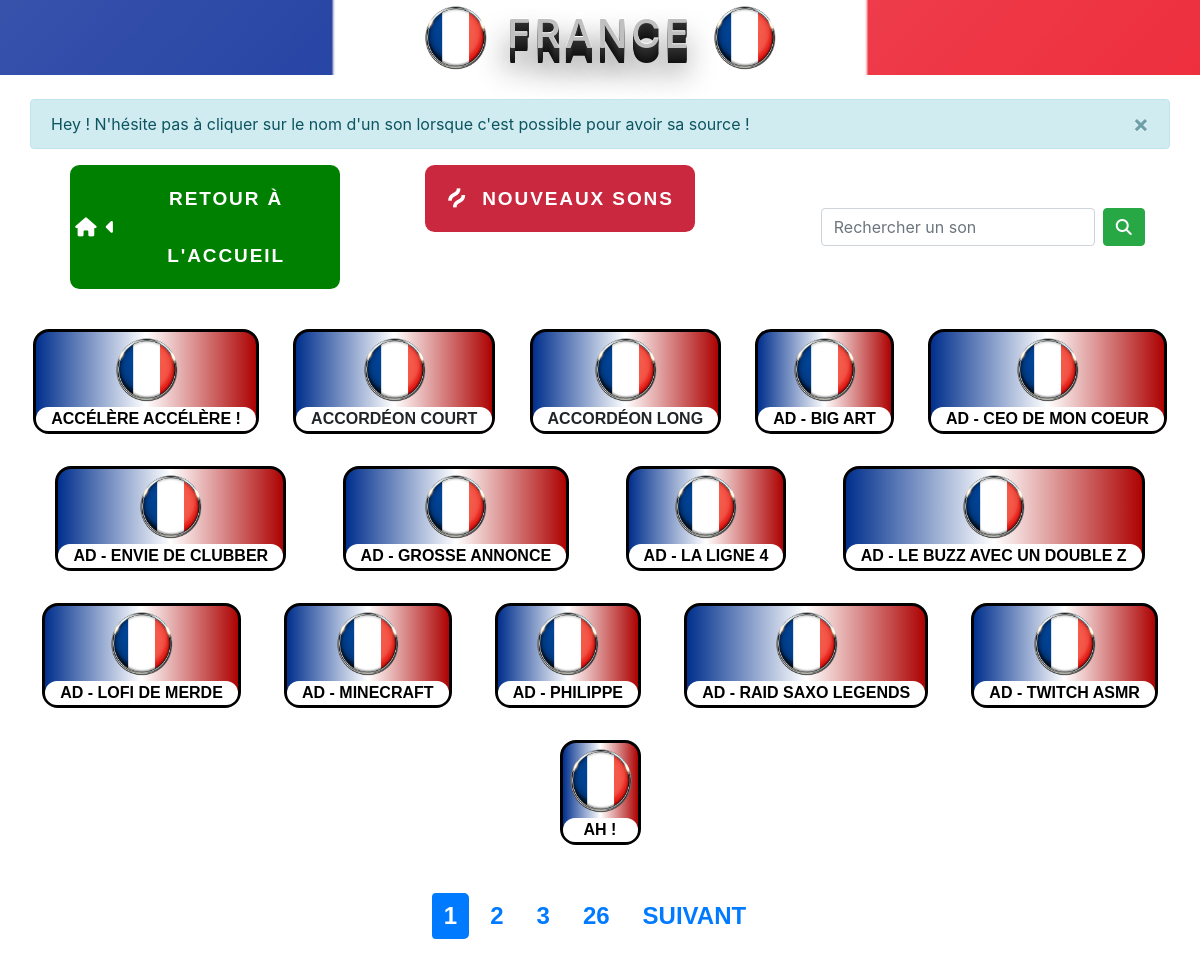
Page /fr/soundfr.php on the earlier database version.
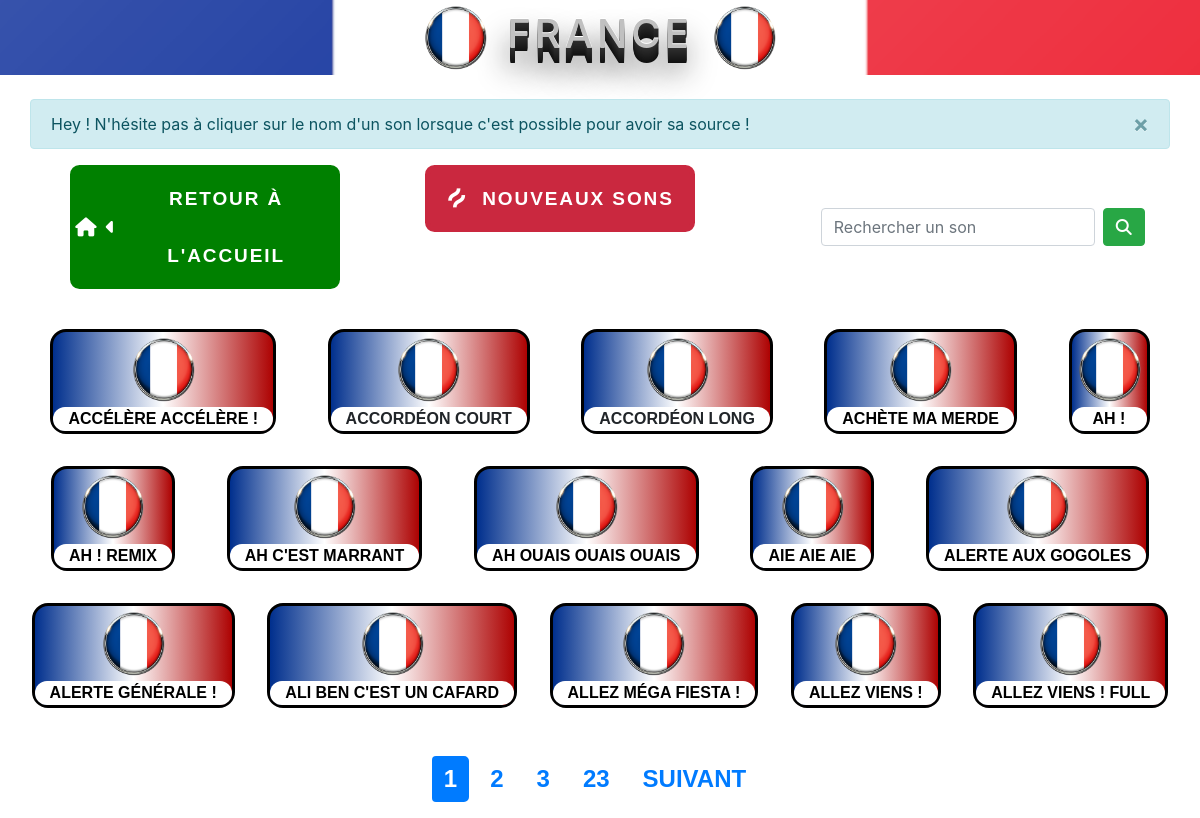
Same page on the later database version.
### tables this page shows
CREATE TABLE `soundfr` (
  `ID` int(10) UNSIGNED NOT NULL,
  `Nom` varchar(255) NOT NULL,
  `Son` varchar(255) NOT NULL,
  `keywords` text NOT NULL,
  `source` text NOT NULL
);

### fr/soundfr.php (the view, shortened to what this page needs)
<?php
$pdo =new PDO('mysql:host=localhost; dbname=sbp; charset=utf8','root','');
if(!$pdo){
		echo "Erreur de connexion à la base de données.";
}
else{
$pdo->setAttribute(PDO::ATTR_ERRMODE, PDO::ERRMODE_EXCEPTION);
	$page = isset($_GET['page']) ? (int)$_GET['page'] : 1;
	$perPage = 15;
	$beggin = ($page > 1) ? ($page * $perPage) - $perPage : 0;
	$nom = $pdo->prepare("SELECT SQL_CALC_FOUND_ROWS Nom, Son, source FROM soundfr ORDER BY Nom ASC LIMIT {$beggin} , {$perPage}");
	$nom->execute();
	$nomfinal= $nom->fetchAll(PDO::FETCH_ASSOC);
	$total = $pdo->query("SELECT FOUND_ROWS() as total ")->fetch()['total'] ;
	$pages = ceil($total / $perPage);
}
	$n = 1;
	if($page <1 || $page > $pages){
		header('Location:../404.html');
}
else{
?>
<!DOCTYPE html>
<html lang="fr">
<head>
	<link
			rel="stylesheet"
			href="https://stackpath.bootstrapcdn.com/bootstrap/4.4.1/css/bootstrap.min.css"
		/>
		<link rel="stylesheet" href="../css/style.css" />
			<link rel="stylesheet" href="../css/fr.css">
</head>
<body>
	<header class="pgtitle">
			<h1 class="sndtitle" id="sndfr"><img src="../img/france-1524418_6402.png" height="75" width="75"> FRANCE <img src="../img/france-1524418_6402.png" height="75" width="75"></h1>
		</header>
		<nav>
		<div class="alert alert-info alert-dismissible fade show container" role="alert">
						Hey ! N'hésite pas à cliquer sur le nom d'un son lorsque c'est possible pour avoir sa source !
						<button type="button" class="close" data-dismiss="alert" aria-label="Close">
							<span aria-hidden="true">&times;</span>
						</button>
					</div>
			<div id="navbox">
				<div class="col-md-3 col-sm-10">
					<div>
						<ul class="btns">
							<a href="../index.html">
								<li class="btnmain acc">
									<i class="fas fa-home"></i>	&nbsp;
									<i class="fas fa-caret-left"></i>
										Retour à l'accueil
								</li>
							</a>
					 	</ul>
					</div>
				</div>
				<div class= "col-md-3 col-sm-10">
					<div>
						<ul class="btns">
							<a href="idfr.php">
								<li class="btnmain suppr">
									<i class="fab fa-hotjar"></i>
									&nbsp;
										Nouveaux sons
								</li>
							</a>
						</ul>
					</div>
				</div>
					<form id="searchbox2" action="searchfr.php" class="form-inline my-2 my-lg-0" method="GET">
						<input id="searchbox" class="form-control mr-sm-2" type="search"
							name="searchfr" placeholder="Rechercher un son" aria-label="Search" required>
						<button class="btn btn-success my-2 my-sm-0" value="search" type="submit"><i class="fas fa-search"></i></button>
					</form>
			</div>
		</nav>
		<section>
			<article class="sounds">
				<div class="container-fluid">
					<div class="row">
						<div class="col">
						<?php foreach($nomfinal as $sons) : ?>
							<div class="sndbox">
								<div class="imgsnd"><img src="../img/france-1524418_6402.png" height="75" width="75" onmousedown="play('../gestsnd/SBP/SFR/<?= $sons['Son']?>')"></div>
								<div class="col" id="sndname">
								<?php if ($sons['source'] != ""){ ?>
									<a class="srcvid" href="#lienvid<?=$n?>" data-toggle="modal">
									<?php echo($sons['Nom']);?>
									</a>
									<?php $n++; } else echo($sons['Nom']); ?>
								</div>
							</div>
							<?php endforeach ?>
						</div>
					</div>
				</div>
			</article>
		</section>
		<nav aria-label="Page navigation example">
			<ul class="pagination justify-content-center">
				<li class="page-item <?php if($page === 1){echo 'active';} ?>"><a class="page-link" href="?page=1">1<a></li>
				<?php for($i = max(2, $page - 2); $i <= min($page + 2, $pages - 1); $i++):?>
				<li class="page-item <?php if($page === $i){echo 'active';} ?>"><a class="page-link" href="?page=<?=$i; ?>"><?=$i ?></a></li>
				<?php endfor; ?>
				<li class="page-item <?php if($page == $pages){echo 'active';} ?>"><a class="page-link" href="?page=<?=$pages?>"><?=$pages?><a></li>
				<?php if($page != $pages){
					$next = $page + 1;
					echo'
				<li class="page-item next">
					<a class="page-link" href="?page='.$next.'">Suivant</a>
				</li>'
				;}?>
			</ul>
		</nav>
		<?php
		}
		?>
	</body>
</html>

Differences in the rows shown:
no longer on this page (row edited): soundfr: Nom "AD - BIG ART"
no longer on this page (row edited): soundfr: Nom "AD - CEO DE MON COEUR"
no longer on this page (row edited): soundfr: Nom "AD - ENVIE DE CLUBBER"
no longer on this page (row edited): soundfr: Nom "AD - GROSSE ANNONCE"
no longer on this page (row edited): soundfr: Nom "AD - LA LIGNE 4"
no longer on this page (row edited): soundfr: Nom "AD - LE BUZZ AVEC UN DOUBLE Z"
no longer on this page (row edited): soundfr: Nom "AD - LOFI DE MERDE"
no longer on this page (row edited): soundfr: Nom "AD - MINECRAFT"
no longer on this page (row edited): soundfr: Nom "AD - PHILIPPE"
no longer on this page (row edited): soundfr: Nom "AD - RAID SAXO LEGENDS"
no longer on this page (row edited): soundfr: Nom "AD - TWITCH ASMR"
now on this page (row edited): soundfr: Nom "ACHÈTE MA MERDE"
now on this page (row edited): soundfr: Nom "AH ! REMIX"
now on this page (row unchanged): soundfr: Nom "AH C'EST MARRANT"
now on this page (row unchanged): soundfr: Nom "AH OUAIS OUAIS OUAIS"
now on this page (row edited): soundfr: Nom "AIE AIE AIE"
now on this page (row unchanged): soundfr: Nom "ALERTE AUX GOGOLES"
now on this page (row unchanged): soundfr: Nom "ALERTE GÉNÉRALE !"
now on this page (row unchanged): soundfr: Nom "ALI BEN C'EST UN CAFARD"
now on this page (row edited): soundfr: Nom "ALLEZ MÉGA FIESTA !"
now on this page (row unchanged): soundfr: Nom "ALLEZ VIENS !"
now on this page (row unchanged): soundfr: Nom "ALLEZ VIENS ! FULL"
Other differences:
$pages: "26" → "23"
